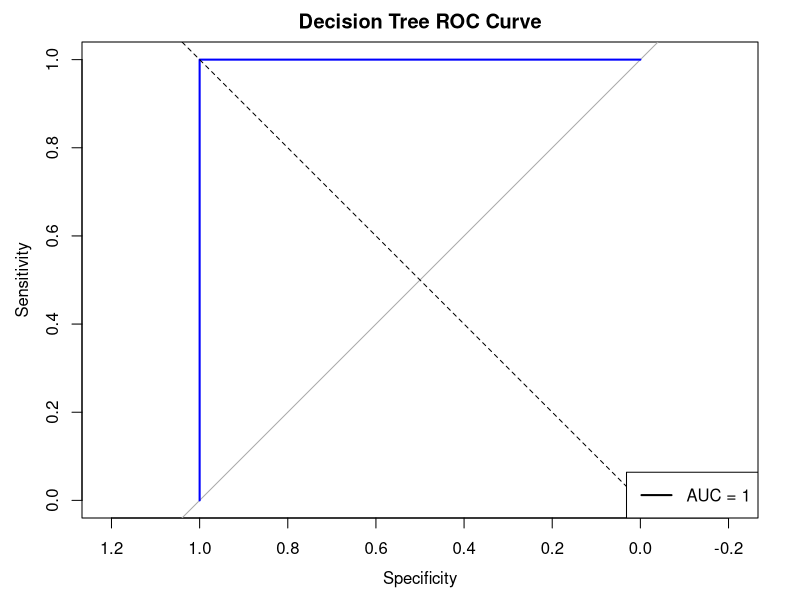
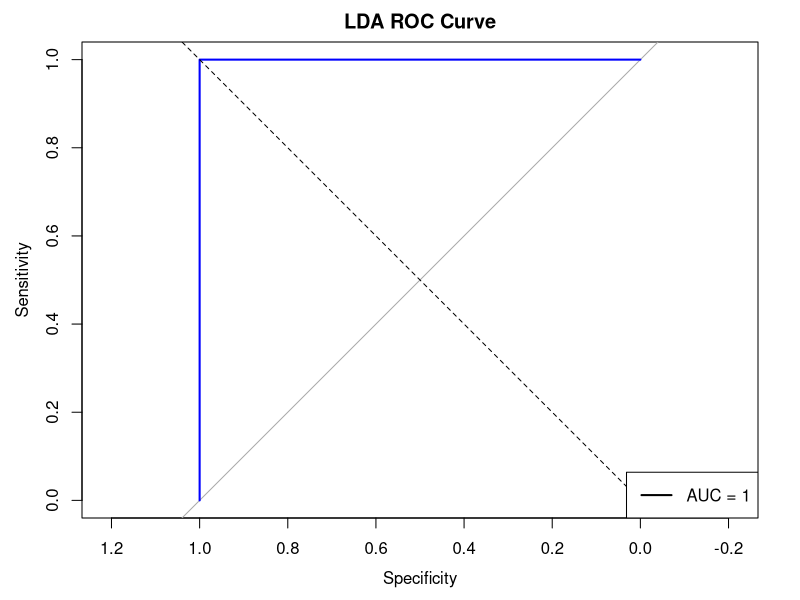
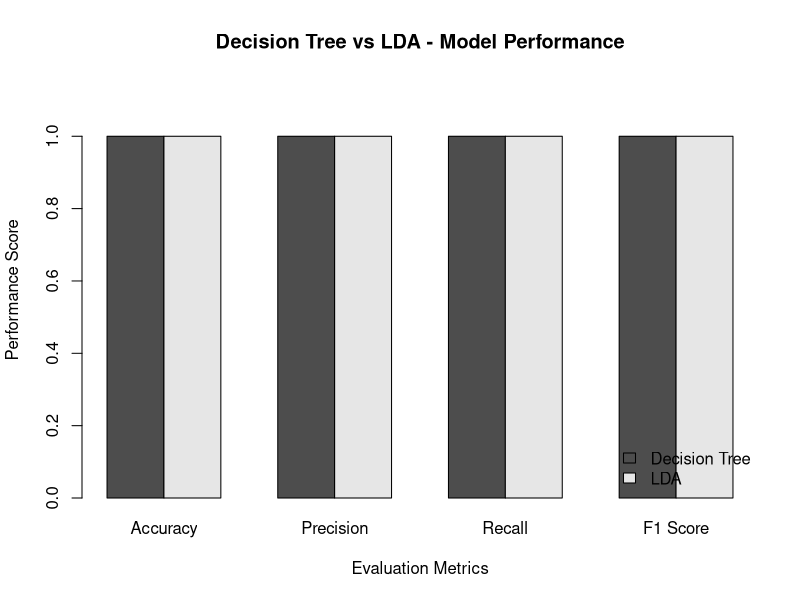

These figures' R source, in order:
# ============================================================
# WEEK 4 - MODEL BUILDING AND PREDICTIVE ANALYSIS
# Dataset: Iris Dataset
# Language: R
# ============================================================

# ------------------------------------------------------------
# 1. INSTALL / LOAD REQUIRED PACKAGES
# ------------------------------------------------------------

# Run these install commands only if a package is not installed.
# install.packages("caret")
# install.packages("rpart")
# install.packages("MASS")
# install.packages("pROC")

library(tidyverse)
library(caret)
library(rpart)
library(MASS)
library(pROC)

# ------------------------------------------------------------
# 2. LOAD THE IRIS DATASET
# ------------------------------------------------------------

data(iris)

# Create a working copy
iris_data <- iris

# View the first few rows
head(iris_data)

# Check the structure
str(iris_data)

# Check dimensions
dim(iris_data)

# ------------------------------------------------------------
# 3. CREATE A BINARY TARGET VARIABLE
# ------------------------------------------------------------

# Setosa = Yes
# Other species = No

iris_data$Target <- ifelse(
  iris_data$Species == "setosa",
  "Yes",
  "No"
)

# Convert Target into a factor
iris_data$Target <- as.factor(iris_data$Target)

# Check the target distribution
table(iris_data$Target)

# View the updated dataset
head(iris_data)

# ------------------------------------------------------------
# 4. TRAIN-TEST SPLIT
# ------------------------------------------------------------

# Set seed for reproducibility
set.seed(123)

# Create an 80:20 train-test split
train_index <- createDataPartition(
  iris_data$Target,
  p = 0.80,
  list = FALSE
)

# Create training and testing datasets
train_data <- iris_data[train_index, ]
test_data <- iris_data[-train_index, ]

# Check dimensions
dim(train_data)
dim(test_data)

# Check target distribution
table(train_data$Target)
table(test_data$Target)

# ------------------------------------------------------------
# 5. MODEL 1: LOGISTIC REGRESSION
# ------------------------------------------------------------

logistic_model <- glm(
  Target ~ Sepal.Length + Sepal.Width +
    Petal.Length + Petal.Width,
  data = train_data,
  family = binomial
)

# Display model summary
summary(logistic_model)

# Note:
# Depending on the split and data separation, logistic regression
# may produce convergence/separation warnings. The final comparison
# below uses the Decision Tree and LDA models from this workflow.

# ------------------------------------------------------------
# 6. MODEL 2: DECISION TREE
# ------------------------------------------------------------

tree_model <- rpart(
  Target ~ Sepal.Length + Sepal.Width +
    Petal.Length + Petal.Width,
  data = train_data,
  method = "class"
)

# Display model
print(tree_model)

# Model summary
summary(tree_model)

# ------------------------------------------------------------
# 7. DECISION TREE PREDICTIONS
# ------------------------------------------------------------

tree_pred <- predict(
  tree_model,
  test_data,
  type = "class"
)

# Display first predictions
head(tree_pred)

# Create confusion matrix
tree_cm <- table(
  Actual = test_data$Target,
  Predicted = tree_pred
)

tree_cm

# ------------------------------------------------------------
# 8. DECISION TREE PERFORMANCE METRICS
# ------------------------------------------------------------

TP <- tree_cm["Yes", "Yes"]
TN <- tree_cm["No", "No"]
FP <- tree_cm["No", "Yes"]
FN <- tree_cm["Yes", "No"]

accuracy <- (TP + TN) / sum(tree_cm)

precision <- ifelse(
  (TP + FP) == 0,
  0,
  TP / (TP + FP)
)

recall <- ifelse(
  (TP + FN) == 0,
  0,
  TP / (TP + FN)
)

f1_score <- ifelse(
  (precision + recall) == 0,
  0,
  2 * precision * recall / (precision + recall)
)

cat("Accuracy :", round(accuracy, 4), "\n")
cat("Precision:", round(precision, 4), "\n")
cat("Recall   :", round(recall, 4), "\n")
cat("F1 Score :", round(f1_score, 4), "\n")

# ------------------------------------------------------------
# 9. MODEL 3: LINEAR DISCRIMINANT ANALYSIS (LDA)
# ------------------------------------------------------------

lda_model <- lda(
  Target ~ Sepal.Length + Sepal.Width +
    Petal.Length + Petal.Width,
  data = train_data
)

# Display model
lda_model

# ------------------------------------------------------------
# 10. LDA PREDICTIONS
# ------------------------------------------------------------

lda_pred <- predict(
  lda_model,
  test_data
)

# View first predictions
head(lda_pred$class)

# Create confusion matrix
lda_cm <- table(
  Actual = test_data$Target,
  Predicted = lda_pred$class
)

lda_cm

# ------------------------------------------------------------
# 11. LDA PERFORMANCE METRICS
# ------------------------------------------------------------

TP <- lda_cm["Yes", "Yes"]
TN <- lda_cm["No", "No"]
FP <- lda_cm["No", "Yes"]
FN <- lda_cm["Yes", "No"]

accuracy_lda <- (TP + TN) / sum(lda_cm)

precision_lda <- ifelse(
  (TP + FP) == 0,
  0,
  TP / (TP + FP)
)

recall_lda <- ifelse(
  (TP + FN) == 0,
  0,
  TP / (TP + FN)
)

f1_lda <- ifelse(
  (precision_lda + recall_lda) == 0,
  0,
  2 * precision_lda * recall_lda /
    (precision_lda + recall_lda)
)

cat("LDA Accuracy :", round(accuracy_lda, 4), "\n")
cat("LDA Precision:", round(precision_lda, 4), "\n")
cat("LDA Recall   :", round(recall_lda, 4), "\n")
cat("LDA F1 Score :", round(f1_lda, 4), "\n")

# ------------------------------------------------------------
# 12. DECISION TREE ROC AND AUC
# ------------------------------------------------------------

# Get predicted probabilities
tree_prob <- predict(
  tree_model,
  test_data,
  type = "prob"
)

head(tree_prob)

# Create ROC curve
tree_roc <- roc(
  test_data$Target,
  tree_prob[, "Yes"],
  levels = c("No", "Yes"),
  direction = "<"
)

# Calculate AUC
tree_auc <- auc(tree_roc)

cat(
  "Decision Tree AUC:",
  round(as.numeric(tree_auc), 4),
  "\n"
)

# Plot ROC curve
plot(
  tree_roc,
  main = "Decision Tree ROC Curve",
  col = "blue",
  lwd = 2
)

abline(a = 0, b = 1, lty = 2)

legend(
  "bottomright",
  legend = paste(
    "AUC =",
    round(as.numeric(tree_auc), 4)
  ),
  lwd = 2
)

# ------------------------------------------------------------
# 13. LDA ROC AND AUC
# ------------------------------------------------------------

# Get predicted probabilities
lda_prob <- predict(
  lda_model,
  test_data
)$posterior

head(lda_prob)

# Create ROC curve
lda_roc <- roc(
  test_data$Target,
  lda_prob[, "Yes"],
  levels = c("No", "Yes"),
  direction = "<"
)

# Calculate AUC
lda_auc <- auc(lda_roc)

cat(
  "LDA AUC:",
  round(as.numeric(lda_auc), 4),
  "\n"
)

# Plot ROC curve
plot(
  lda_roc,
  main = "LDA ROC Curve",
  col = "blue",
  lwd = 2
)

abline(a = 0, b = 1, lty = 2)

legend(
  "bottomright",
  legend = paste(
    "AUC =",
    round(as.numeric(lda_auc), 4)
  ),
  lwd = 2
)

# ------------------------------------------------------------
# 14. FINAL MODEL COMPARISON TABLE
# ------------------------------------------------------------

model_comparison <- data.frame(
  Model = c("Decision Tree", "LDA"),
  Accuracy = c(accuracy, accuracy_lda),
  Precision = c(precision, precision_lda),
  Recall = c(recall, recall_lda),
  F1_Score = c(f1_score, f1_lda),
  AUC = c(
    as.numeric(tree_auc),
    as.numeric(lda_auc)
  )
)

print(model_comparison)

# ------------------------------------------------------------
# 15. MODEL PERFORMANCE COMPARISON PLOT
# ------------------------------------------------------------

comparison_matrix <- rbind(
  "Decision Tree" = c(
    accuracy,
    precision,
    recall,
    f1_score
  ),
  "LDA" = c(
    accuracy_lda,
    precision_lda,
    recall_lda,
    f1_lda
  )
)

barplot(
  comparison_matrix,
  beside = TRUE,
  names.arg = c(
    "Accuracy",
    "Precision",
    "Recall",
    "F1 Score"
  ),
  ylim = c(0, 1.15),
  main = "Decision Tree vs LDA - Model Performance",
  ylab = "Performance Score",
  xlab = "Evaluation Metrics",
  legend.text = rownames(comparison_matrix),
  args.legend = list(
    x = "bottomright",
    bty = "n"
  )
)

# ------------------------------------------------------------
# 16. OPTIONAL: SAVE MODEL COMPARISON TABLE
# ------------------------------------------------------------

# Uncomment the following line if you want a CSV file for GitHub.
# write.csv(
#   model_comparison,
#   "model_comparison.csv",
#   row.names = FALSE
# )

# ------------------------------------------------------------
# END OF WEEK 4 ANALYSIS
# ------------------------------------------------------------
